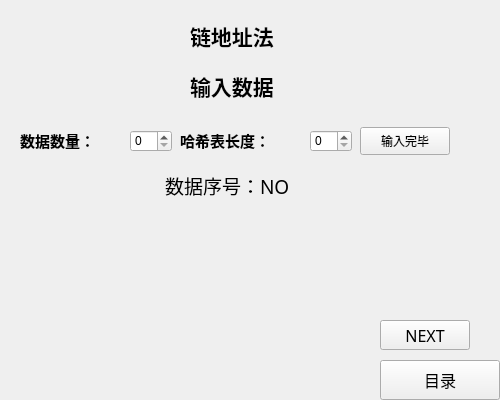
<?xml version="1.0" encoding="UTF-8"?>
<ui version="4.0">
 <class>ChainInput</class>
 <widget class="QWidget" name="ChainInput">
  <property name="geometry">
   <rect>
    <x>0</x>
    <y>0</y>
    <width>500</width>
    <height>400</height>
   </rect>
  </property>
  <property name="windowTitle">
   <string>Form</string>
  </property>
  <widget class="QLabel" name="label_2">
   <property name="geometry">
    <rect>
     <x>190</x>
     <y>60</y>
     <width>131</width>
     <height>51</height>
    </rect>
   </property>
   <property name="font">
    <font>
     <family>楷体</family>
     <pointsize>16</pointsize>
     <weight>75</weight>
     <bold>true</bold>
    </font>
   </property>
   <property name="text">
    <string>输入数据</string>
   </property>
  </widget>
  <widget class="QLabel" name="label">
   <property name="geometry">
    <rect>
     <x>190</x>
     <y>0</y>
     <width>131</width>
     <height>71</height>
    </rect>
   </property>
   <property name="font">
    <font>
     <family>黑体</family>
     <pointsize>16</pointsize>
     <weight>75</weight>
     <bold>true</bold>
    </font>
   </property>
   <property name="text">
    <string>链地址法</string>
   </property>
  </widget>
  <widget class="QPushButton" name="menuButton">
   <property name="geometry">
    <rect>
     <x>380</x>
     <y>360</y>
     <width>120</width>
     <height>40</height>
    </rect>
   </property>
   <property name="font">
    <font>
     <family>新宋体</family>
     <pointsize>12</pointsize>
    </font>
   </property>
   <property name="text">
    <string>目录</string>
   </property>
  </widget>
  <widget class="QSpinBox" name="spinBox_datanum">
   <property name="geometry">
    <rect>
     <x>130</x>
     <y>130</y>
     <width>42</width>
     <height>22</height>
    </rect>
   </property>
  </widget>
  <widget class="QSpinBox" name="spinBox_hashtable_length">
   <property name="geometry">
    <rect>
     <x>310</x>
     <y>130</y>
     <width>42</width>
     <height>22</height>
    </rect>
   </property>
  </widget>
  <widget class="QLabel" name="label_4">
   <property name="geometry">
    <rect>
     <x>180</x>
     <y>120</y>
     <width>131</width>
     <height>41</height>
    </rect>
   </property>
   <property name="font">
    <font>
     <family>楷体</family>
     <pointsize>11</pointsize>
     <weight>75</weight>
     <bold>true</bold>
    </font>
   </property>
   <property name="text">
    <string>哈希表长度：</string>
   </property>
  </widget>
  <widget class="QLabel" name="label_3">
   <property name="geometry">
    <rect>
     <x>20</x>
     <y>120</y>
     <width>101</width>
     <height>41</height>
    </rect>
   </property>
   <property name="font">
    <font>
     <family>楷体</family>
     <pointsize>11</pointsize>
     <weight>75</weight>
     <bold>true</bold>
    </font>
   </property>
   <property name="text">
    <string>数据数量：</string>
   </property>
  </widget>
  <widget class="QPushButton" name="pushButton">
   <property name="geometry">
    <rect>
     <x>360</x>
     <y>127</y>
     <width>90</width>
     <height>28</height>
    </rect>
   </property>
   <property name="font">
    <font>
     <family>宋体</family>
    </font>
   </property>
   <property name="text">
    <string>输入完毕</string>
   </property>
  </widget>
  <widget class="QLabel" name="label_5">
   <property name="geometry">
    <rect>
     <x>165</x>
     <y>160</y>
     <width>191</width>
     <height>51</height>
    </rect>
   </property>
   <property name="font">
    <font>
     <family>楷体</family>
     <pointsize>14</pointsize>
     <weight>50</weight>
     <bold>false</bold>
    </font>
   </property>
   <property name="text">
    <string>数据序号：NO</string>
   </property>
  </widget>
  <widget class="QPushButton" name="NextButton">
   <property name="geometry">
    <rect>
     <x>380</x>
     <y>320</y>
     <width>90</width>
     <height>30</height>
    </rect>
   </property>
   <property name="font">
    <font>
     <family>新宋体</family>
     <pointsize>12</pointsize>
    </font>
   </property>
   <property name="text">
    <string>NEXT</string>
   </property>
  </widget>
 </widget>
 <resources/>
 <connections/>
</ui>
